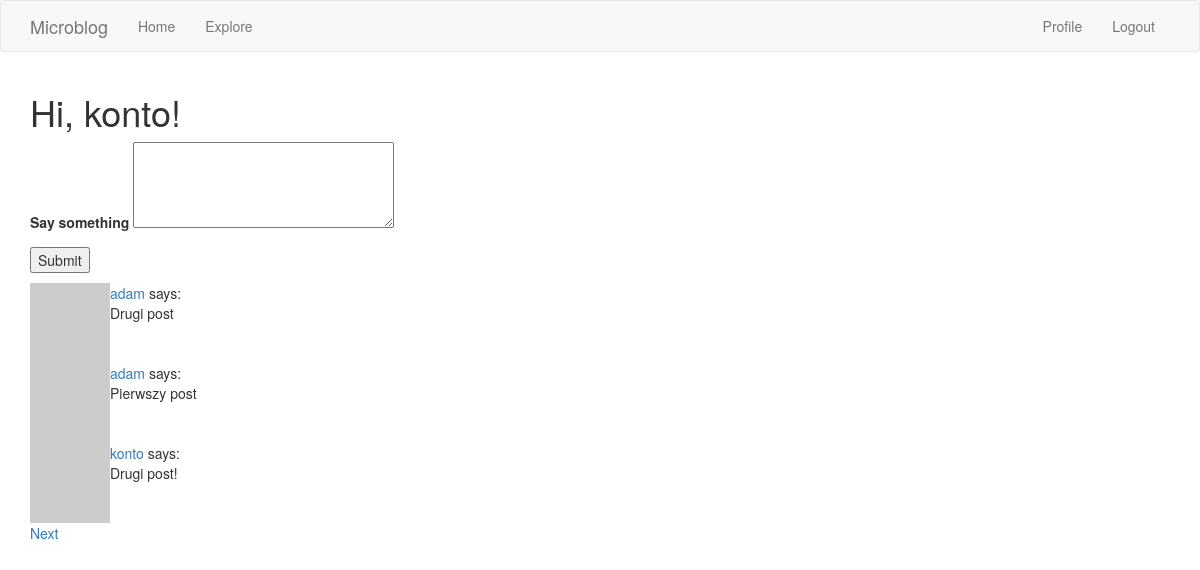
Screenshot of /index (signed in) with the database file from the repository.
### app/models.py (models this page shows, shortened)
class User(db.Model, UserMixin):
    id = db.Column(db.Integer, primary_key=True)
    username = db.Column(db.String(64), index=True, unique=True)
    email = db.Column(db.String(120), index=True, unique=True)
    password_hash = db.Column(db.String(128))
    posts = db.relationship('Post', backref='author', lazy='dynamic')
    about_me = db.Column(db.String(140))
    last_seen = db.Column(db.DateTime, default=datetime.utcnow)
    followed = db.relationship(
        'User', secondary=followers,
        primaryjoin=(followers.c.follower_id == id),
        secondaryjoin=(followers.c.followed_id == id),
        backref=db.backref('followers', lazy='dynamic'), lazy='dynamic') # user1.follow(user2) -->  user2.followers()
    def avatar(self, size):
        digest = md5(self.email.lower().encode('utf-8')).hexdigest()
        return 'https://www.gravatar.com/avatar/{}?d=identicon&s={}'.format(digest, size)
    def followed_posts(self):
        followed = Post.query.join(
            followers, (followers.c.followed_id == Post.user_id)).filter(
                followers.c.follower_id == self.id)
        own = Post.query.filter_by(user_id=self.id)
        return followed.union(own).order_by(Post.timestamp.desc())

class Post(db.Model):
    id = db.Column(db.Integer, primary_key=True)
    body = db.Column(db.String(140))
    timestamp = db.Column(db.DateTime, index=True, default=datetime.utcnow)
    user_id = db.Column(db.Integer, db.ForeignKey('user.id'))

### app/routes.py (the view)
@app.route('/', methods=['GET', 'POST'])
@app.route('/index', methods=['GET', 'POST'])
@login_required
def index():
    form = PostForm()
    if form.validate_on_submit():
        post = Post(body=form.post.data, author=current_user)
        db.session.add(post)
        db.session.commit()
        flash('Your post is now live!')
        return redirect(url_for('index'))
    page = request.args.get('page', 1, type=int)
    posts = current_user.followed_posts().paginate(
        page, app.config['POSTS_PER_PAGE'], False
    )
    next_url = url_for('index', page=posts.next_num) \
        if posts.has_next else None
    prev_url = url_for('index', page=posts.prev_num) \
        if posts.has_prev else None
    return render_template('index.html', title='Home', posts=posts.items, form=form, next_url=next_url,
                           prev_url=prev_url)

### app/forms.py
class PostForm(FlaskForm):
    post = TextAreaField('Say something', validators=[
        DataRequired(),
        Length(min=1, max=140)
    ])
    submit = SubmitField('Submit')

### app/models.py (called while the page is built)
@login.user_loader  # callback for current_user
def load_user(id):
    return User.query.get(int(id))  # puts the user in db session, gets it by primary key

### app/routes.py (called while the page is built)
@app.before_request
def before_request():
    if current_user.is_authenticated:
        current_user.last_seen = datetime.utcnow()
        db.session.commit()

### app/Templates/index.html (shortened to what this page needs)
{% extends "base.html" %}
{% block app_content %}
    <h1>Hi, {{ current_user.username }}!</h1>
    {% if form %}
    <form action="" method="post">
        <p>
            {{ form.post.label }}
            {{ form.post(cols=32, rows=4) }}<br>
        </p>
        <p>{{ form.submit() }}</p>
    </form>
    {% endif %}
    {% for post in posts %}
        {% if post %}
            {% include '_post.html' %}
        {% endif %}
    {% endfor %}
    {% if next_url %}
        <a href="{{ next_url }}">Next</a>
    {% endif%}
{% endblock %}

### app/Templates/_post.html (shortened to what this page needs)
<table>
    <tr valign="top">
        <td><img src="{{ post.author.avatar(36) }}"></td>
        <td>
            <a href="{{ url_for('user', username=post.author.username) }}">
                {{ post.author.username }}
            </a>
             says: <br>{{ post.body }}
        </td>
    </tr>
</table>

### rows the page displays
User: username "konto"
Post: author.username "adam", body "Drugi post"
Post: author.username "adam", body "Pierwszy post"
Post: author.username "konto", body "Drugi post!"
